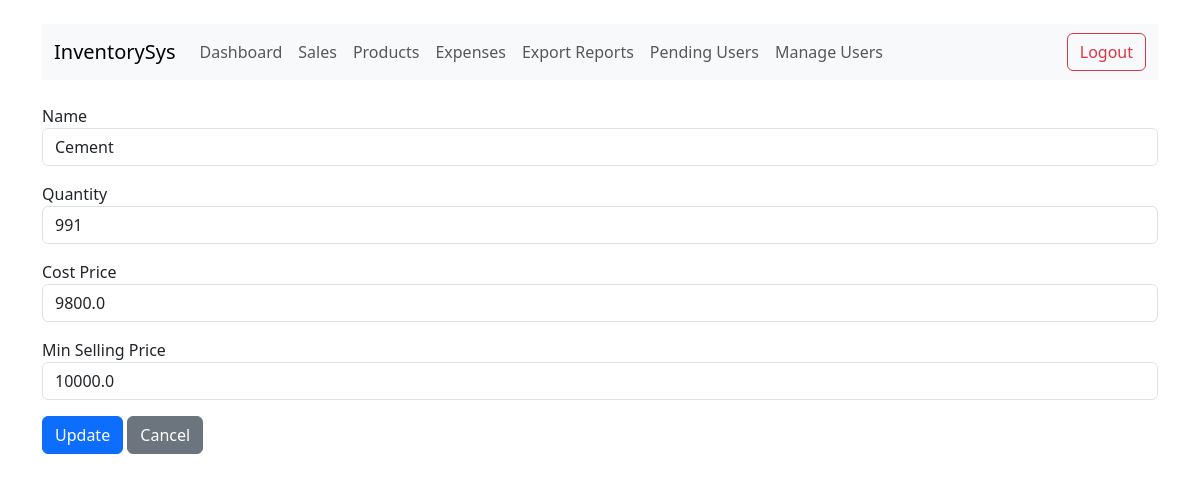
Page /edit/1 (signed in) on the committed database.
### models.py (models this page shows)
class Product(db.Model):
    id = db.Column(db.Integer, primary_key=True)
    name = db.Column(db.String(100), nullable=False)
    quantity = db.Column(db.Integer, nullable=False)
    price = db.Column(db.Float, nullable=False)
    cost_price = db.Column(db.Float, nullable=False)
    sales = db.relationship('Sale', backref='product', lazy=True)

### app.py (the view)
@app.route('/edit/<int:id>', methods=['GET', 'POST'])
@login_required
def edit_product(id):
    product = Product.query.get_or_404(id)
    if request.method == 'POST':
        product.name = request.form['name']
        product.quantity = int(request.form['quantity'])
        product.price = float(request.form['price'])
        db.session.commit()
        return redirect(url_for('index'))
    return render_template('edit_product.html', product=product)

### app.py (called while the page is built)
@login_manager.user_loader
def load_user(user_id):
    return User.query.get(int(user_id))

### models.py (called while the page is built)
    def is_admin(self):
        return self.role == 'admin'

### templates/edit_product.html
{% extends "base.html" %}
{% block content %}
<form method="post">
    <div class="mb-3"><label>Name</label><input type="text" name="name" class="form-control" value="{{ product.name }}" required></div>
    <div class="mb-3"><label>Quantity</label><input type="number" name="quantity" class="form-control" value="{{ product.quantity }}" required></div>
    <div class="mb-3"><label>Cost Price</label><input type="number" step="0.01" name="price" class="form-control" value="{{ product.cost_price }}" required></div>
    <div class="mb-3"><label>Min Selling Price</label><input type="number" step="0.01" name="price" class="form-control" value="{{ product.price }}" required></div>
    <button type="submit" class="btn btn-primary">Update</button>
    <a href="{{ url_for('index') }}" class="btn btn-secondary">Cancel</a>
</form>
{% endblock %}

### rows in the picture
Product: name "Cement", quantity "991", price "9800.0", price "10000.0"
